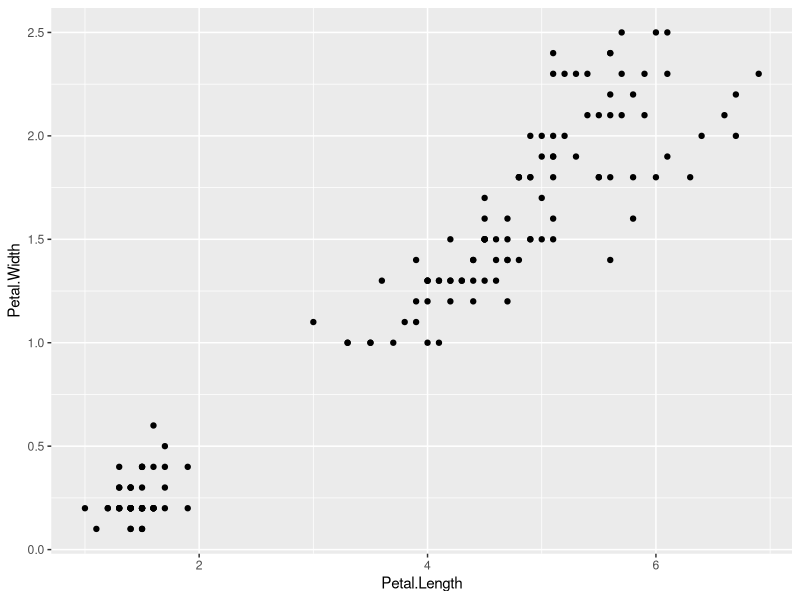
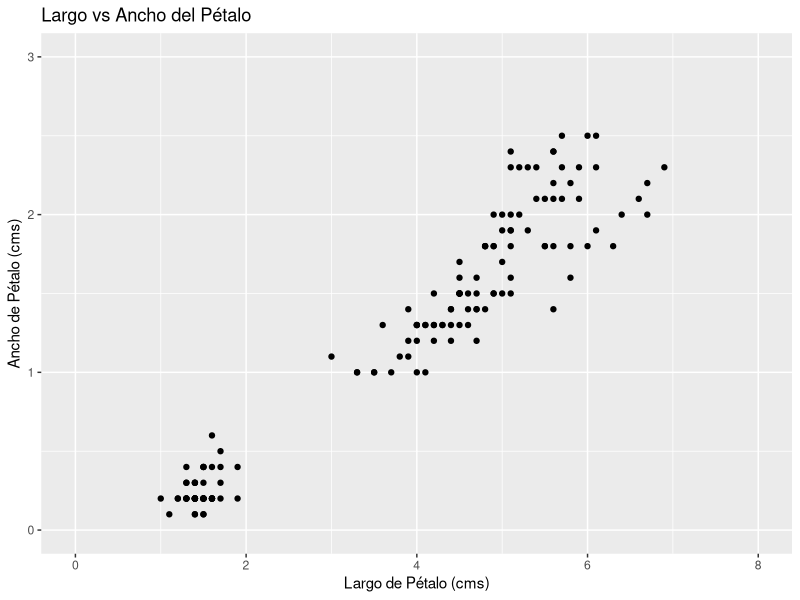
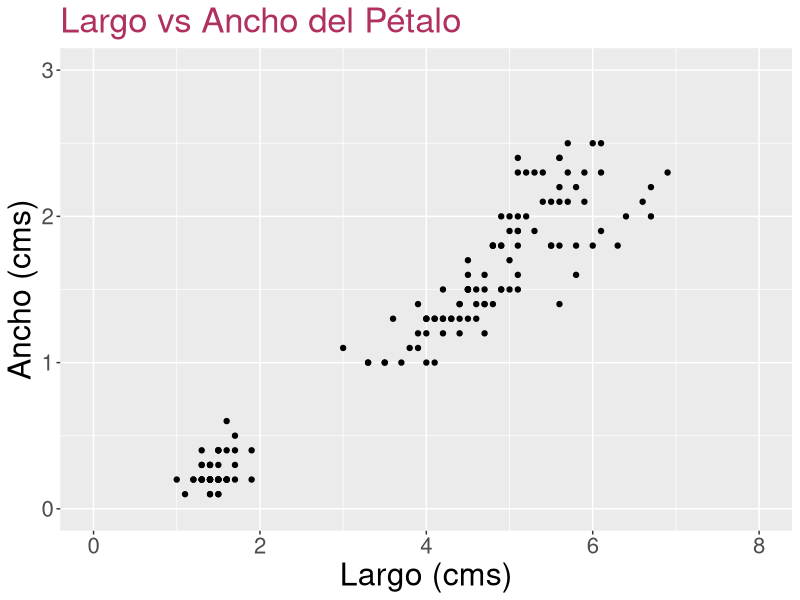
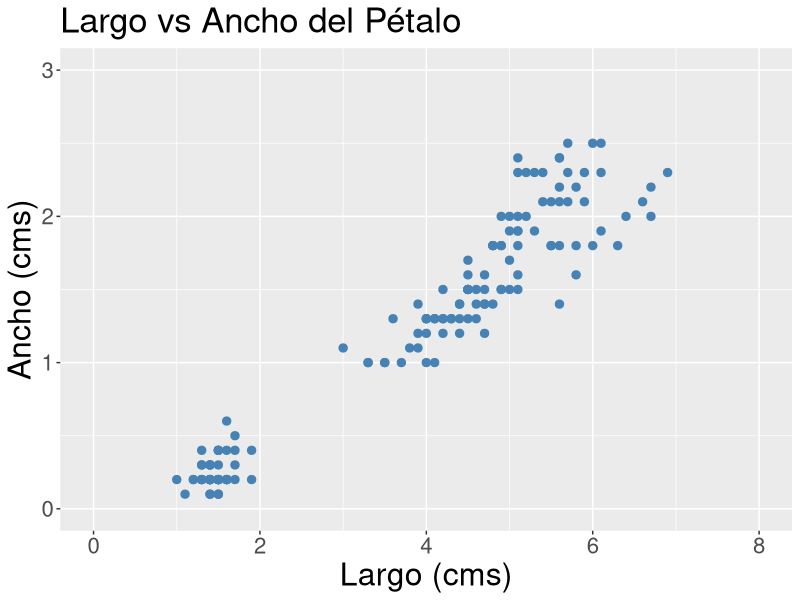
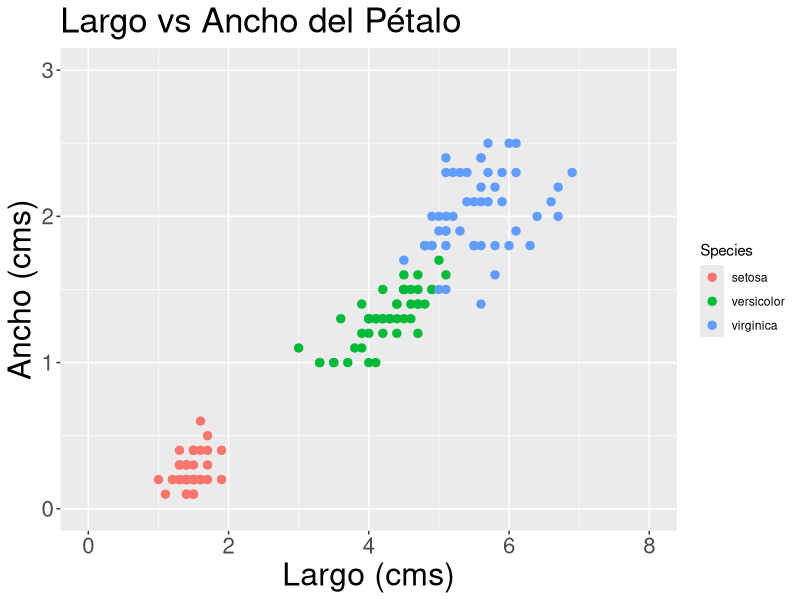
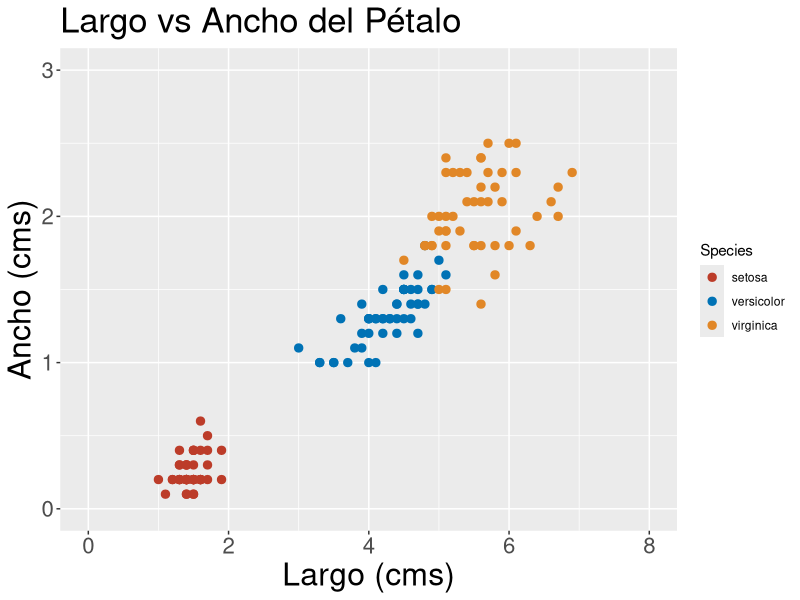
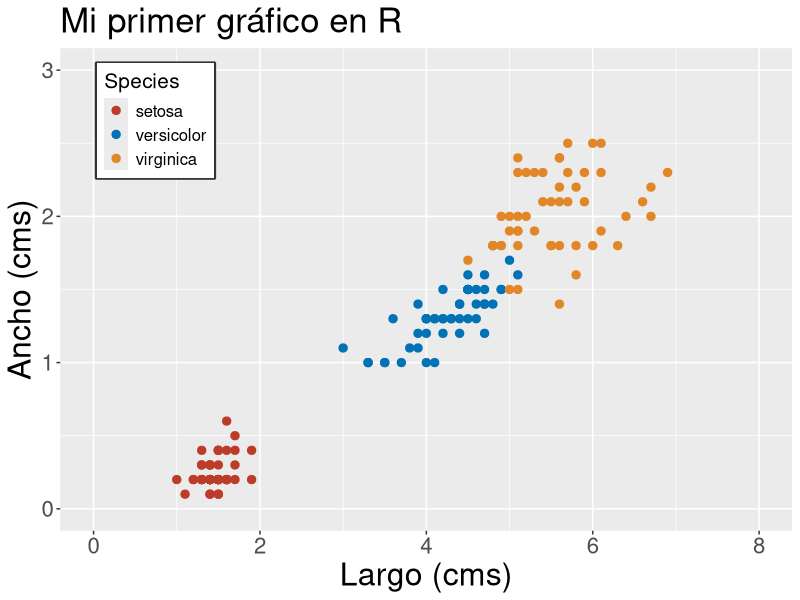
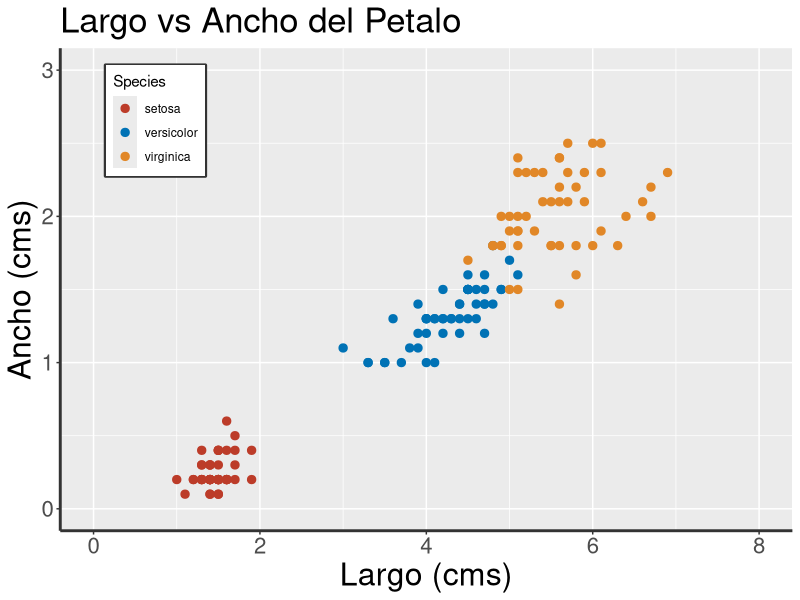

Here is the R script that generated these plots, in order:
## ---- chunk 1
knitr::opts_chunk$set(collapse = TRUE)
## ---- chunk 2
library(ggplot2)
## ---- chunk 3
ggplot(data=iris, mapping =aes(x=Petal.Length, y =Petal.Width))+geom_point()
## ---- chunk 4

ggplot(data = iris, mapping=aes(x=Petal.Length , y =Petal.Width))+
  geom_point()+
  xlim(c(0, 8))+
  ylim(c(0, 3))+
  labs(title="Largo vs Ancho del Pétalo", 
       x="Largo de Pétalo (cms)",
       y="Ancho de Pétalo (cms)")
## ---- chunk 5
ggplot(data = iris, mapping=aes(x=Petal.Length , y =Petal.Width))+
  geom_point()+
  xlim(c(0, 8))+
  ylim(c(0, 3))+
  labs(title="Largo vs Ancho del Pétalo", 
       y="Ancho (cms)", x="Largo (cms)")+
  theme(axis.text =element_text(size=16),
        axis.title=element_text(size=23),
        plot.title=element_text(size=25,colour="maroon"))
## ---- chunk 6
ggplot(data = iris, mapping=aes(x=Petal.Length , y =Petal.Width))+
  geom_point(col="steelblue", size=2.5)+
  xlim(c(0, 8))+
  ylim(c(0, 3))+
  labs(title="Largo vs Ancho del Pétalo", 
       y="Ancho (cms)", x="Largo (cms)")+
  theme(axis.text =element_text(size=16),
        axis.title=element_text(size=23),
        plot.title=element_text(size=25),
        plot.subtitle=element_text(size=20))
## ---- chunk 7
ggplot(data = iris, mapping=aes(x=Petal.Length , y =Petal.Width))+
  geom_point(aes(col=Species), size=2.5)+
  xlim(c(0, 8))+
  ylim(c(0, 3))+
  labs(title="Largo vs Ancho del Pétalo", 
       y="Ancho (cms)", x="Largo (cms)")+
  theme(axis.text =element_text(size=16),
        axis.title=element_text(size=23),
        plot.title=element_text(size=25),
        plot.subtitle=element_text(size=20))
## ---- chunk 8
ggplot(data = iris, mapping=aes(x=Petal.Length , y =Petal.Width))+
  geom_point(aes(col=Species), size=2.5)+
  scale_colour_manual(values=c("#BC3C29FF", "#0072B5FF","#E18727FF"))+
  xlim(c(0, 8))+
  ylim(c(0, 3))+
  labs(title="Largo vs Ancho del Pétalo", 
       y="Ancho (cms)", x="Largo (cms)")+
  theme(axis.text =element_text(size=16),
        axis.title=element_text(size=23),
        plot.title=element_text(size=25),
        plot.subtitle=element_text(size=20))
## ---- chunk 9
ggplot(data = iris, mapping=aes(x=Petal.Length , y =Petal.Width))+
  geom_point(aes(col=Species), size=2.5)+
  scale_colour_manual(values=c("#BC3C29FF", "#0072B5FF","#E18727FF"))+
  xlim(c(0, 8))+
  ylim(c(0, 3))+
  labs(title="Mi primer gráfico en R", 
       y="Ancho (cms)", x="Largo (cms)")+
  theme(axis.text =element_text(size=16),
        axis.title=element_text(size=23),
        plot.title=element_text(size=25),
        legend.position = c(0.13, 0.85),
        legend.box.background = element_rect(fill = "transparent", colour = "#333333",size=1.2),
        legend.title = element_text(size = 15),
        legend.text = element_text(size = 12))
## ---- chunk 10
ggplot(data = iris, mapping=aes(x=Petal.Length , y =Petal.Width))+
  geom_point(aes(col=Species), size=2.5)+
  scale_colour_manual(values=c("#BC3C29FF", "#0072B5FF","#E18727FF"))+
  xlim(c(0, 8))+
  ylim(c(0, 3))+
  labs(title="Largo vs Ancho del Petalo",
       y="Ancho (cms)", x="Largo (cms)")+
  theme(axis.text =element_text(size=16),
        axis.title=element_text(size=23),
        plot.title=element_text(size=25),
        legend.position = c(0.13, 0.85),
        legend.box.background = element_rect(fill = "transparent", colour = "#333333",size=1.2),
        axis.line = element_line(color = "#333333",size = 1, linetype = "solid"))
